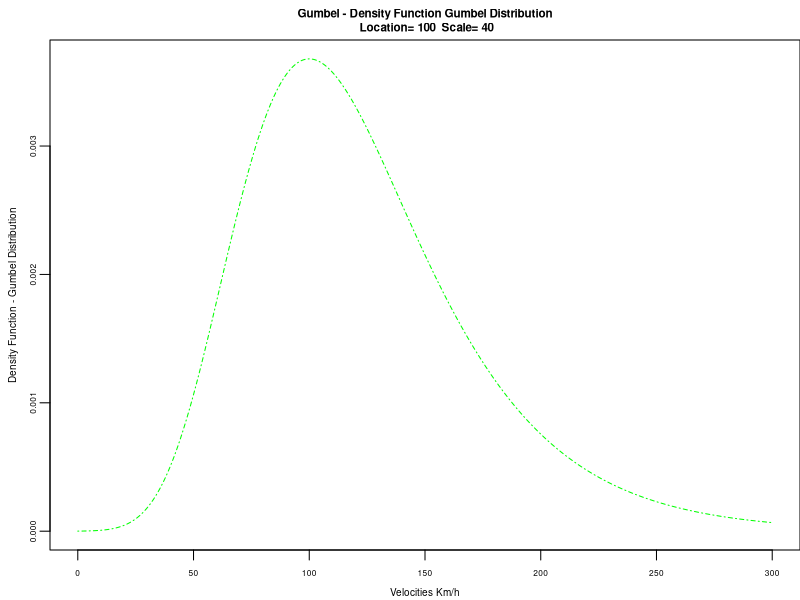
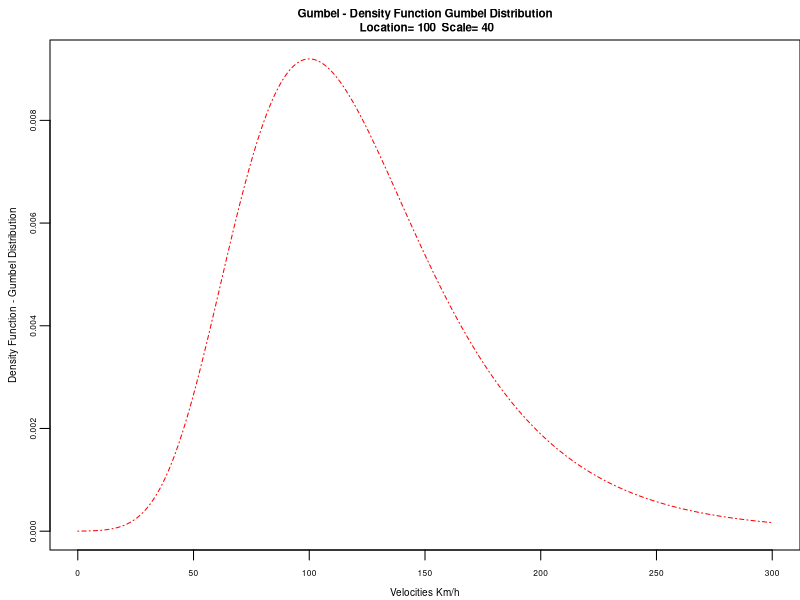
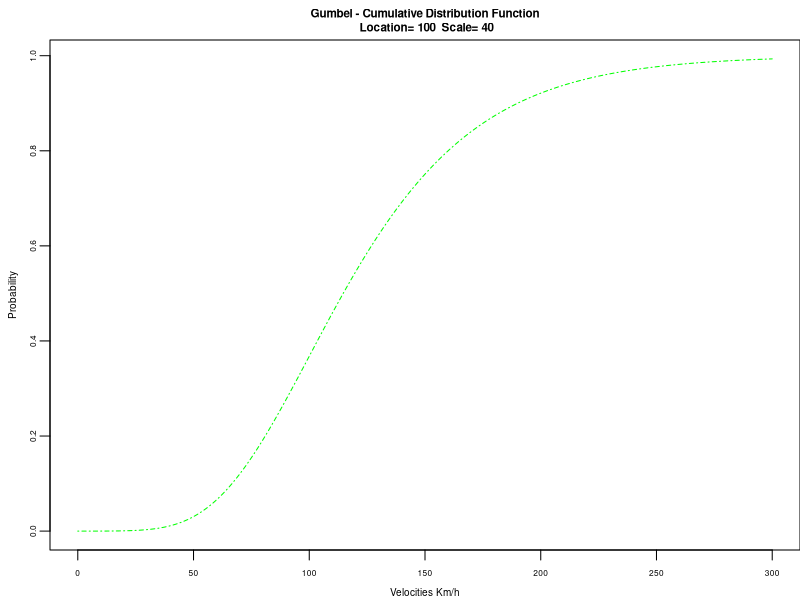
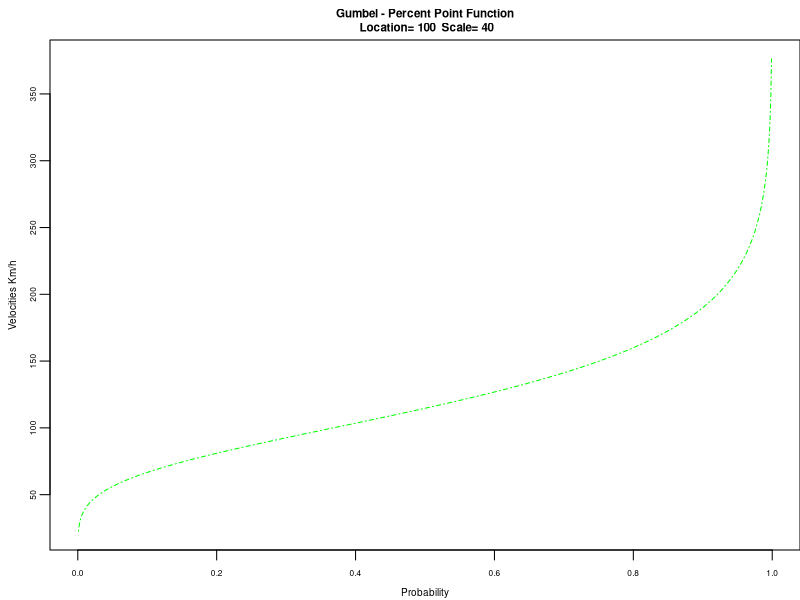
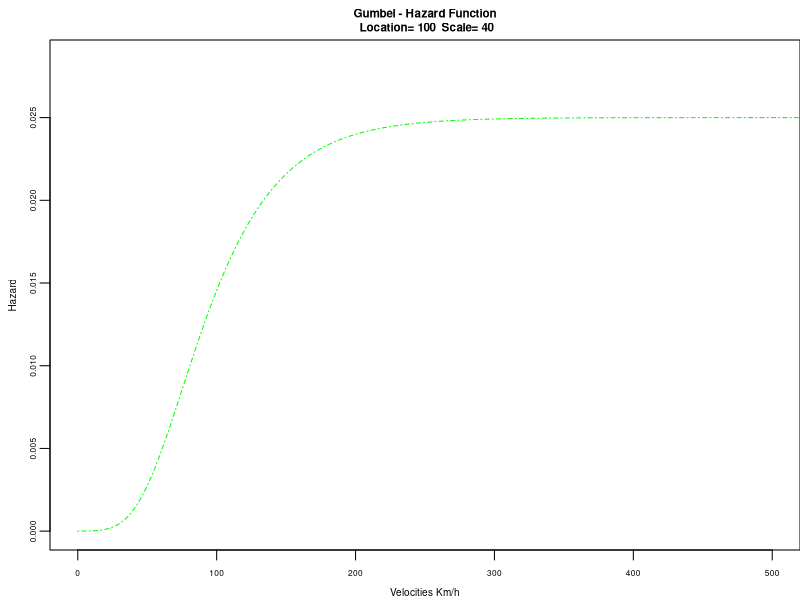
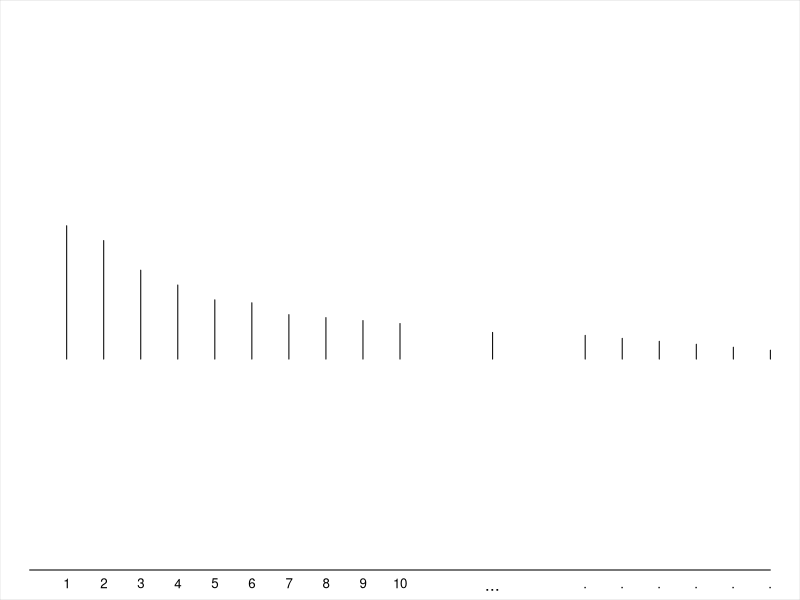
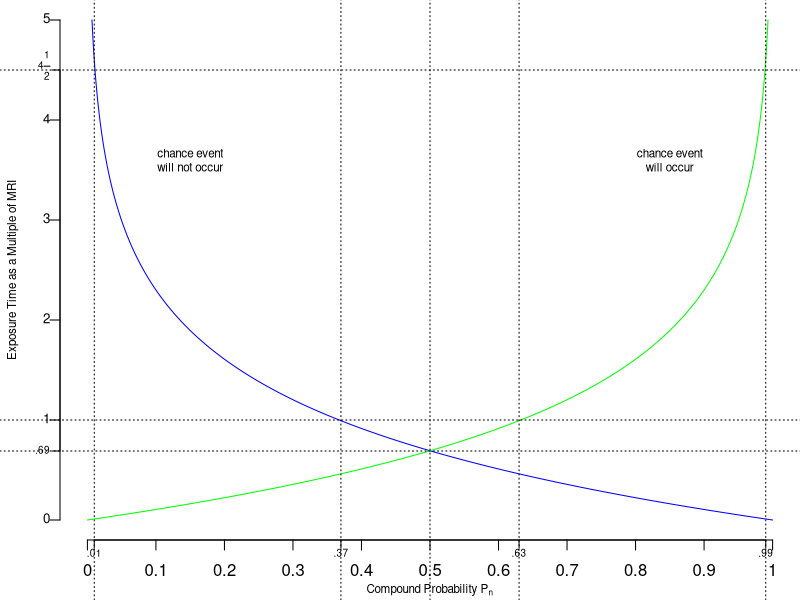
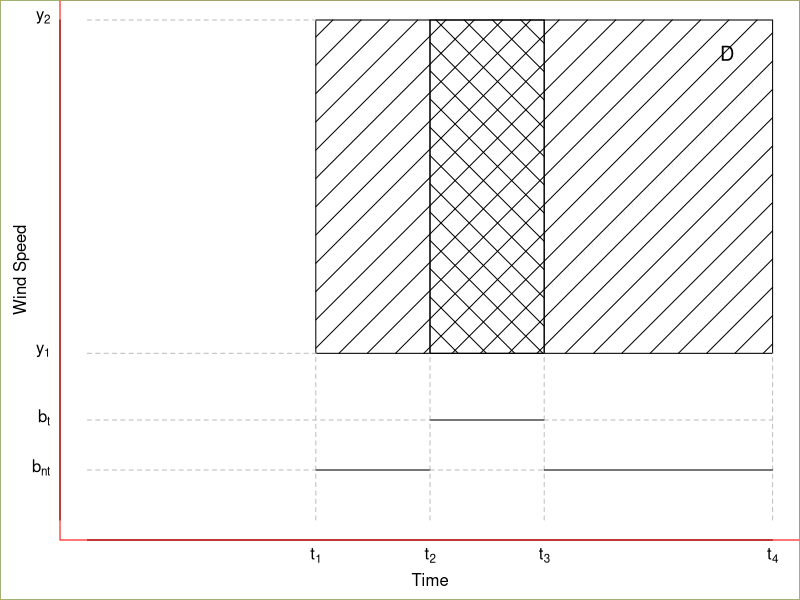

Reproduce these figures in R, in order. (Note: this script raises an error after producing the figures.)
## ---- chunk 1
library("RcmdrMisc")
## ---- chunk 2
library(knitr)
def.chunk.hook  <- knitr::knit_hooks$get("chunk")
knitr::knit_hooks$set(chunk = function(x, options) {
  x <- def.chunk.hook(x, options)
  ifelse(options$size != "normalsize", paste0("\n \\", options$size,"\n\n", x, "\n\n \\normalsize"), x)
})
## ---- chunk 3
par(mar=c(2.5,2.5,2,0))
par(oma=c(0,0,0,0))
par(mgp=c(1.5,0.5,0))
location = 100
scale = 40
.x <- seq(0, 300, length.out=1000)
pdfG <- function(x) {
  1/location *exp(-(x-location)/scale)*exp(-exp(-(x-location)/scale))
  }
.y = pdfG(.x)
plot(.x, .y, col="green", lty=4, 
     xlab="Velocities Km/h", ylab="Density Function - Gumbel Distribution", 
     main=paste("Gumbel - Density Function Gumbel Distribution\n", "Location=", 
     round(location,2), " Scale=", round(scale,2)), type="l", 
     cex.axis = 0.5, cex.lab= 0.6, cex.main=0.7, cex.sub=0.6)
## ---- chunk 4
par(mar=c(2.5,2.5,2,0))
par(oma=c(0,0,0,0))
par(mgp=c(1.5,0.5,0))
location = 100
scale = 40
.x <- seq(0, 300, length.out=1000)
dfG = dgumbel(.x, location=location, scale=scale)
plot(.x, dfG, col="red", lty=4, 
     xlab="Velocities Km/h", ylab="Density Function - Gumbel Distribution", 
     main=paste("Gumbel - Density Function Gumbel Distribution\n", "Location=", 
     round(location,2), " Scale=", round(scale,2)), type="l", 
     cex.axis = 0.5, cex.lab= 0.6, cex.main=0.7, cex.sub=0.6)
## ---- chunk 5
par(mar=c(2.5,2.5,2,0))
par(oma=c(0,0,0,0))
par(mgp=c(1.5,0.5,0))
location = 100
scale = 40
.x <- seq(0, 300, length.out=1000)
cdfG <- function(x) {
  exp(-exp(-(x-location)/scale))
  }
.y = cdfG(.x)
plot(.x, .y, col="green", lty=4, 
     xlab="Velocities Km/h", ylab="Probability", 
     main=paste("Gumbel - Cumulative Distribution Function\n", "Location=", 
     round(location,2), " Scale=", round(scale,2)), type="l", 
     cex.axis = 0.5, cex.lab= 0.6, cex.main=0.7, cex.sub=0.6)
## ---- chunk 6
par(mar=c(2.5,2.5,2,0))
par(oma=c(0,0,0,0))
par(mgp=c(1.5,0.5,0))
location = 100
scale = 40
.x <- seq(0, 1, length.out=1000)
ppfG <- function(x) {
  location - (scale*log(-log(x)))
  }
.y = ppfG(.x)
plot(.x, .y, col="green", lty=4, 
     ylab="Velocities Km/h", xlab="Probability", 
     main=paste("Gumbel - Percent Point Function\n", "Location=", 
     round(location,2), " Scale=", round(scale,2)), type="l", 
     cex.axis = 0.5, cex.lab= 0.6, cex.main=0.7, cex.sub=0.6)
## ---- chunk 7
par(mar=c(2.5,2.5,2,0))
par(oma=c(0,0,0,0))
par(mgp=c(1.5,0.5,0))
location = 100
scale = 40
.x <- seq(0, 1500, length.out=1000)
hfG <- function(x) {
  (1/scale)*(exp(-(x-location)/scale))/(exp(exp(-(x-location)/scale))-1)
  }
.y = hfG(.x)
plot(.x, .y, col="green", lty=4, 
     xlab="Velocities Km/h", ylab="Hazard", 
     main=paste("Gumbel - Hazard Function\n", "Location=", 
     round(location,2), " Scale=", round(scale,2)), type="l", 
     cex.axis = 0.5, cex.lab= 0.6, cex.main=0.7, cex.sub=0.6, 
     xlim=c(0,500))
#library(reliaR)
#plot(.x, hgumbel(.x, mu=location, sigma=scale))
#plot(.x, hra.gumbel(.x, mu=location, sigma=scale))
## ---- chunk 8
par(oma=c(0,0,0,0))
par(mar=c(1.5,0,0,0))
par(xpd=NA)
#par(pin = c(3, 1))
plot(1, type="n", xlab="Event Index", ylab="Wind Speed", 
     xlim=c(0,200), ylim= c(0,50), xaxt ="n", yaxt="n", bty="n", asp = 0.8)
x1 = seq(from=10, to=100, by=10)
y1 = c(45, 40, 30, 25, 20, 19, 15, 14, 13, 12)
text(x=x1,  par("usr")[3], 
     labels = x1/10, srt = 0, pos = 1, xpd = TRUE, cex=0.8)
for (i in 1:10) lines(x=c(x1[i],x1[i]), y=c(0,y1[i]))
lines(x=c(125,125), y=c(0,9))
text(x=125,  par("usr")[3], 
     labels = "..." , srt = 0, pos = 1, xpd = TRUE)
x1 = seq(from=150, to=200, by=10)
y1 = c(8, 7, 6, 5, 4, 3)
for (i in 1:10) lines(x=c(x1[i],x1[i]), y=c(0,y1[i]))
text(x=x1,  par("usr")[3], 
     labels = "." , srt = 0, pos = 1, xpd = TRUE, cex=0.8)
axis(1, labels=FALSE, tick=TRUE, col.axis="black", lwd.ticks=0)
box(which = "outer", col="black", lwd=0.1)
## ---- chunk 9
par(mar=c(3,3,0,0))
par(oma=c(0,0,0,0))
par(mgp=c(2,1,0))
plot(1, type="n", xlab=expression(paste("Compound Probability ", P[n])), ylab="Exposure Time as a Multiple of MRI", 
     xlim=c(0,1), ylim= c(0,2500), xaxt ="n", yaxt="n", bty="n", cex.lab=0.7)

y1 = c(0, 500,1000,1500,2000,2500)
text(y=y1,  x=par("usr")[1], 
     labels = y1/500, srt = 0, pos = 2, xpd = TRUE, cex=0.8)
y1 = 500*0.69
text(y=y1,  x=par("usr")[1], 
     labels = ".69", srt = 0, pos = 2, xpd = TRUE, cex=0.6)
y1 = 2250
text(y=y1,  x=par("usr")[1], 
     labels = expression(paste("4",frac(1,2))), srt = 0, pos = 2, xpd = TRUE, cex=0.6)

npn <- function(x) (1-(1/500))^x #Event will not occur
n = seq(from=0, to=2500, by=1)
mynpn = npn(n)

lines(x=mynpn,y=n, col= "blue")

pn <- function(x) 1-(1-(1/500))^x #Event will occur
mypn= pn(n)
lines(x=mypn,y=n, col= "green")

text(x=c(0.01, 0.37,0.63, 0.99),  par("usr")[3], 
     labels = c(".01",".37",".63",".99") , srt = 0, pos = 1, xpd = TRUE, cex=0.6)

axis(1, at= seq(from=0, to=1, by= 0.1), labels=seq(from=0, to=1, by= 0.1), tick=TRUE, col.axis="black", cex=0.8)

axis(2, at=c(0, 500,1000,1500,2000,2500),labels=FALSE, tick=TRUE, col.axis="black")
axis(2, at=c(345, 2250),labels=FALSE, tick=TRUE, col.axis="black", tck=-0.015)
axis(1, at=c(0.01,.37,.63,0.99),labels=FALSE, tick=TRUE, col.axis="black", tck=-0.015)

abline(v=c(0.01, 0.37,0.5, 0.63,0.99), lty="dotted")
abline(h=c(345,500, 2250), lty="dotted")
text(x=0.15,  y=1800, 
     labels = "chance event\nwill not occur", cex=0.7)
text(x=0.85,  y=1800, 
     labels = "chance event\nwill occur", cex=0.7)
# box(which = "plot", col="red")
# box(which = "figure", col="blue")
# box(which = "inner", col="cyan")
# box(which = "outer", col="orange")
## ---- chunk 10
par(mar=c(3,3,0,0))
par(oma=c(0,0,0,0))
par(mgp=c(1.5,0.5,0))
plot(1, type="n", xlab="Time", ylab="Wind Speed", 
     xlim=c(0,30), ylim= c(0,30), xaxt ="n", yaxt="n", bty="n")
xpos=c(10,15,20,30)
xtick<-c(c(expression(t[1]), expression(t[2]), expression(t[3]), expression(t[4])))
text(x=xpos,  par("usr")[3], 
     labels = xtick, srt = 0, pos = 1, xpd = TRUE)

ypos=c(3,6,10,30)
ytick<-c(expression(b[nt]), expression(b[t]), expression(y[1]), expression(y[2]))
text(y=ypos,  x=par("usr")[1], 
     labels = ytick, srt = 0, pos = 2, xpd = TRUE)

rect(10,10,30,30, density = 5, col= NA, border="black")


lines(x=c(10,10), y=c(0,10), lty="dashed", col = "gray")
lines(x=c(30,30), y=c(0,10), lty="dashed", col = "gray")
lines(x=c(0,10), y=c(10,10), lty="dashed", col = "gray")
lines(x=c(0,10), y=c(30,30), lty="dashed", col = "gray")
lines(x=c(15,15), y=c(10,30), col = "black")
lines(x=c(15,15), y=c(0,10),  lty="dashed", col = "gray")

lines(x=c(20,20), y=c(10,30),  col = "black")
lines(x=c(20,20), y=c(0,10), lty="dashed", col = "gray")

lines(x=c(10,15), y=c(3,3), col = "black")
lines(x=c(20,30), y=c(3,3), col = "black")
lines(x=c(0,10), y=c(3,3), lty="dashed", col = "gray")
lines(x=c(15,20), y=c(3,3), lty="dashed", col = "gray")

lines(x=c(15,20), y=c(6,6), col = "black")
lines(x=c(20,30), y=c(6,6),  lty="dashed", col = "gray")
lines(x=c(0,15), y=c(6,6), lty="dashed", col = "gray")

rect(15,10,20,30, density = 5, angle=-45, col= NA, border="black")
#x <- "\xD0"
#Encoding(x) <- "latin1"
text(28, 28, "D", cex=1.2)
axis(1, labels=FALSE, tick=TRUE, col.axis="black", lwd.ticks=0)
axis(2, labels=FALSE, tick=TRUE, col.axis="black", lwd.ticks=0)
box(which = "plot", col="red")
box(which = "figure", col="blue")
box(which = "inner", col="cyan")
box(which = "outer", col="orange")
## ---- chunk 11
include_graphics(path = "figure/domain3d.PNG")
## ---- chunk 12
#include_graphics(path = "figure/durst.PNG")
par(mar=c(3,5,0,0))
par(oma=c(0,0,0,0))
par(mgp=c(2,1,0))

x = c(3800, 1000,  800,   300, 200,   100,  35,  15,  10,   6,      4,    1)
y = c(1,    1.04, 1.05, 1.10, 1.135, 1.19, 1.3, 1.4, 1.44, 1.475, 1.505, 1.56)
plot(x=x, y=y, log="x", xlim=c(1,10000), type="n", ylim=c(1,1.7), tck=1, tcl= -0.5, xaxp=c(1,10000,1), xlab="Gust Duration (Seconds)", ylab="", cex.axis=0.7, cex.lab=0.8)
mtext(text = expression(frac(V[t], V[3600])), side=2, line = 2, cex=0.8)

lh <- seq(1, 1.7, by=0.05)
abline(h=lh,col='lightgray', lwd=0.5)
lineasverticaleslogaritmicas <- function(posiciones)
{
    contador <- 0
    xactual <- 0
    posiciones <- posiciones
    for(.x in axTicks(1)) {
        xanterior <- xactual
        xactual <- .x
        if (contador > 0)
        {
         paso <- (xactual-xanterior)/9
         a1 <- seq(xanterior, xactual, by=paso)
         abline(v=a1[posiciones], col='lightgray', lwd=0.5)
         #rug (a1, col='red', ticksize=0.03)
         #text(a1, par('usr')[3]-0.01, srt=90, adj=1, labels=a1, xpd=TRUE, col='gray50', cex=0.6)
        }
        contador <- contador + 1
    }
}
lineasverticaleslogaritmicas(1:10)

lh <- seq(1.1, 1.7, by=0.1)
abline(h=lh,col='black', lwd=0.8)
lv <- c(1,10,100, 1000, 10000)
abline(v=lv,col='black', lwd=0.8)

smoothingSpline = smooth.spline(x, y, spar=0.35)
lines(smoothingSpline, col="red", lwd=2)

legend('topright', c('Synoptic (Durst, 1960)'), lty=c('solid'), lwd=c('2'), col=c('red'), inset = .04, cex=0.7, ncol=1, merge=F)
